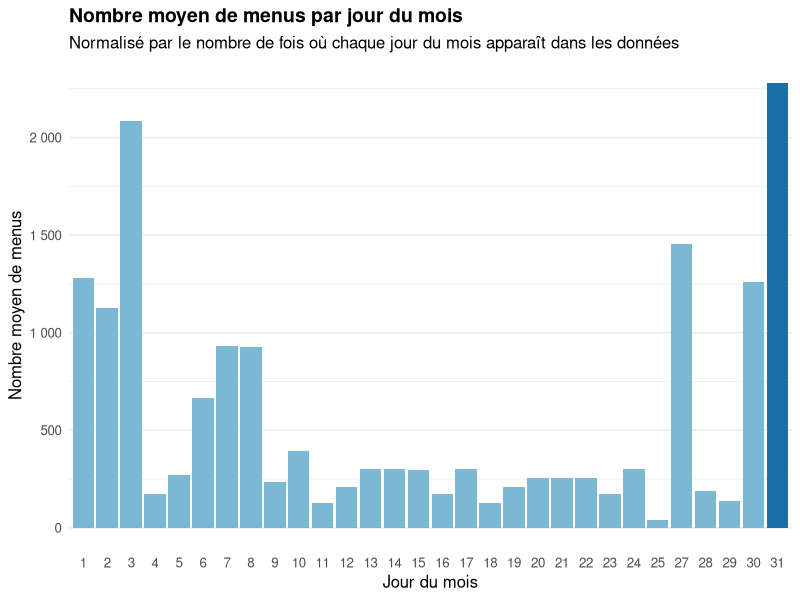
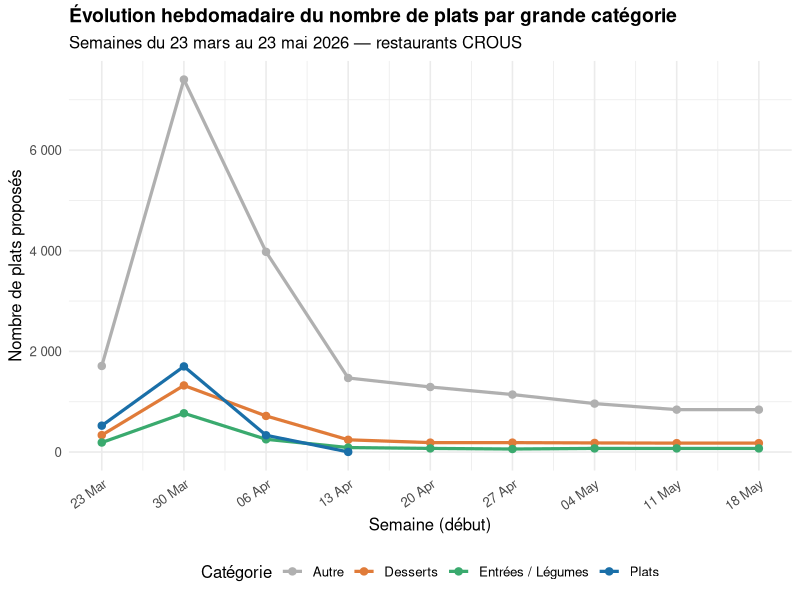
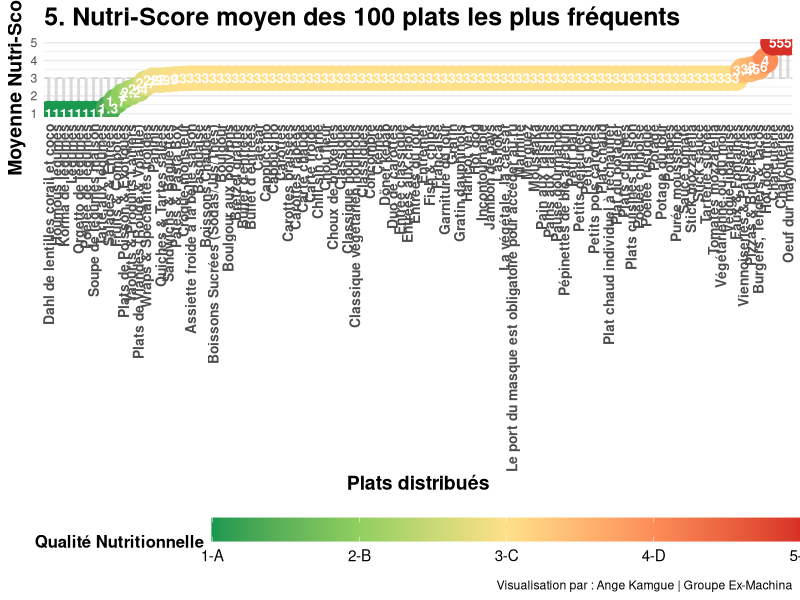
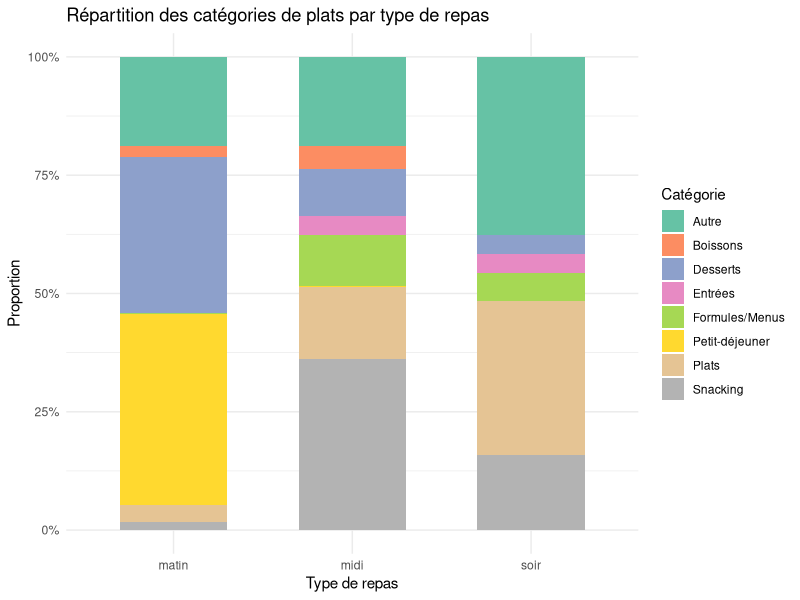
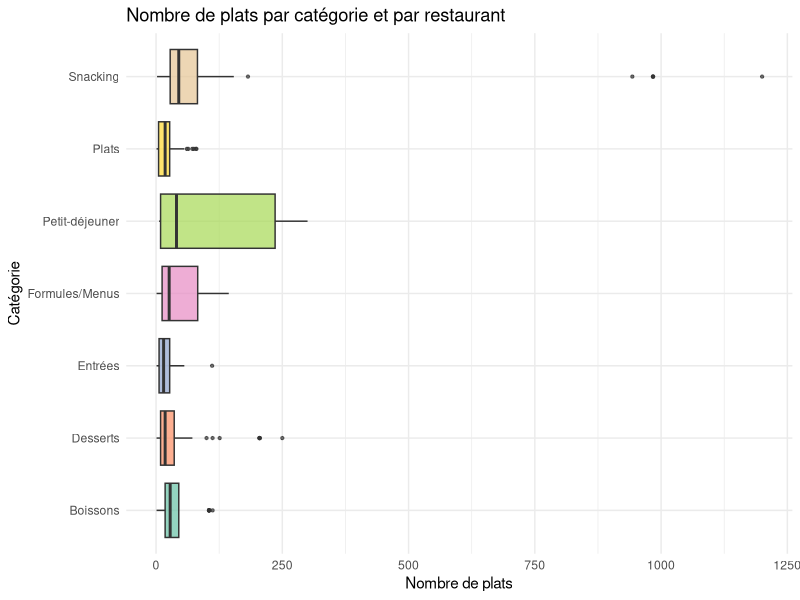

Generate these figures, in order, with R: (Note: this script raises an error after producing the figures.)
## ---- chunk 1
knitr::opts_chunk$set(echo = TRUE)
library(dplyr)
library(tibble)
library(ggplot2)
library(tidyr)
library(readr)
library(forcats)
library(scales)
## ---- chunk 2
library(dplyr)
library(ggplot2)
library(lubridate)
library(readr)
library(scales)

menus <- read_csv("../data/menus_complets_enrichis.csv", show_col_types = FALSE) %>%
  mutate(date = dmy(date))

# Nombre de jours observés par valeur de jour du mois (pour normaliser)
nb_jours_observes <- menus %>%
  distinct(date) %>%
  mutate(jour_mois = day(date)) %>%
  count(jour_mois, name = "nb_jours_obs")

# Agrégation : total de menus par jour du mois
menus_par_jour <- menus %>%
  mutate(jour_mois = day(date)) %>%
  count(jour_mois, name = "nb_menus") %>%
  left_join(nb_jours_observes, by = "jour_mois") %>%
  mutate(
    menus_normalises = nb_menus / nb_jours_obs,
    highlight = menus_normalises == max(menus_normalises)
  )

ggplot(menus_par_jour, aes(x = factor(jour_mois), y = menus_normalises, fill = highlight)) +
  geom_col(show.legend = FALSE) +
  scale_fill_manual(values = c("FALSE" = "#7ab8d4", "TRUE" = "#1a6fa8")) +
  scale_y_continuous(labels = comma_format(big.mark = " ")) +
  labs(
    title    = "Nombre moyen de menus par jour du mois",
    subtitle = "Normalisé par le nombre de fois où chaque jour du mois apparaît dans les données",
    x        = "Jour du mois",
    y        = "Nombre moyen de menus"
  ) +
  theme_minimal(base_size = 12) +
  theme(
    plot.title    = element_text(face = "bold", size = 14),
    panel.grid.major.x = element_blank()
  )
## ---- chunk 3
library(dplyr)
library(ggplot2)
library(lubridate)
library(readr)
library(scales)
library(stringr)

menus <- read_csv("../data/menus_complets_enrichis.csv", show_col_types = FALSE) %>%
  mutate(date = dmy(date))

# Regroupement des catégories en grandes familles
menus <- menus %>%
  mutate(
    categorie_groupe = case_when(
      str_detect(str_to_lower(categorie), "dessert|pâtisserie|patisserie|fruit|yaourt|fromage") ~ "Desserts",
      str_detect(str_to_lower(categorie), "entree|entrée|légume|legume|salade|soupe|potage")   ~ "Entrées / Légumes",
      str_detect(str_to_lower(categorie), "plat|viande|poisson|porc|bœuf|boeuf|poulet|pizza|pasta|burger") ~ "Plats",
      TRUE                                                                                        ~ "Autre"
    ),
    semaine_debut = floor_date(date, unit = "week", week_start = 1)
  )

# Agrégation par semaine et catégorie
evolution <- menus %>%
  count(semaine_debut, categorie_groupe, name = "nb_plats")

ggplot(evolution, aes(x = semaine_debut, y = nb_plats, color = categorie_groupe, group = categorie_groupe)) +
  geom_line(linewidth = 1.1) +
  geom_point(size = 2.2) +
  scale_x_date(date_labels = "%d %b", date_breaks = "1 week") +
  scale_y_continuous(labels = comma_format(big.mark = " ")) +
  scale_color_manual(
    values = c(
      "Plats"            = "#1a6fa8",
      "Desserts"         = "#e07b39",
      "Entrées / Légumes" = "#3aaa6e",
      "Autre"            = "#b0b0b0"
    )
  ) +
  labs(
    title    = "Évolution hebdomadaire du nombre de plats par grande catégorie",
    subtitle = "Semaines du 23 mars au 23 mai 2026 — restaurants CROUS",
    x        = "Semaine (début)",
    y        = "Nombre de plats proposés",
    color    = "Catégorie"
  ) +
  theme_minimal(base_size = 12) +
  theme(
    plot.title     = element_text(face = "bold", size = 14),
    legend.position = "bottom",
    axis.text.x    = element_text(angle = 35, hjust = 1)
  )
## ---- chunk 4
#Question 5 : Quel est le Nutri-Score moyen des 100 plats les plus fréquents ?

library(tidyverse)
library(ggplot2)

menus <- read_csv("../data/menus_complets_enrichis.csv")

data_nutri <- menus %>%
  mutate(
    plat_test = iconv(str_to_lower(plat), to = "ASCII//TRANSLIT"),
    plat_test = str_squish(plat_test),
    # Conversion du Nutri-Score
    nutri_num = case_when(
      nutriscore == "A" ~ 1,
      nutriscore == "B" ~ 2,
      nutriscore == "C" ~ 3,
      nutriscore == "D" ~ 4,
      nutriscore == "E" ~ 5,
      TRUE ~ NA_real_
    )
  ) %>%
  # --- BLOC DE NETTOYAGE RADICAL ---
  filter(
    !str_detect(plat_test, "montreal|a emporter|telechargez|note douce|carte detaillee|inspiration du jour|simple & gourmand|manque plus que vous"),
    !str_detect(plat_test, "bon appetit|allergenes|consultez la carte|plat du jour|le dandy|les ameliores|hors d'oeuvre varies"),
    !str_detect(plat_test, "pain est compris|origine france|selon fabrication")
  ) %>%
  # Bloc de regroupement
  mutate(plat_general = case_when(
    str_detect(plat_test, "sandwich|baguette|complet|viennois|ciabatta|bagnat|jambon beurre|rosette|thon mayo|pain speciaux|pain suedois") ~ "Sandwichs & Baguettes",
    str_detect(plat_test, "burger|hamburger|tenders|box tenders|tacos|bacon butternut|chicken hawai") ~ "Burgers, Tenders & Tacos",
    str_detect(plat_test, "panini") ~ "Paninis",
    str_detect(plat_test, "wrap|nordiques") ~ "Wraps & Spécialités froides",
    str_detect(plat_test, "salade|cesar|santorin|bowl|crudites|nicoise|taboule|surimi|coleslaw|oeufs mayo") ~ "Salades & Entrées",
    str_detect(plat_test, "pasta|pate|bolognaise|carbonara|napolitaine|pesto|sodebo|fusilli|penne|coquillette|macaroni|torsade") ~ "Pâtes & Pasta Box",
    str_detect(plat_test, "pizza|margherita|bruchetta") ~ "Pizzas & Bruschettas",
    str_detect(plat_test, "croque[- ]monsieur|croques monsieur") ~ "Croque-monsieur",
    str_detect(plat_test, "quiche|tarte salee|lorraine|chevre|courgette") ~ "Quiches & Tartes salées",
    str_detect(plat_test, "poulet|tikka|curry|cajun|teriyaki|nuggets|escalope|cordon bleu|dinde|carbonade|viande|boeuf|chili con carne") ~ "Plats de Viandes (Rouge & Volaille)",
    str_detect(plat_test, "poisson|saumon|bordelaise|colin|macha ko tharkari") ~ "Plats de Poisson & Exotiques",
    str_detect(plat_test, "yaourt|laitage|fromage blanc|entremets|verre de lait") ~ "Yaourts & Produits Laitiers",
    str_detect(plat_test, "cookie|muffin|beignet|donut|brownie|patisserie|viennoiserie|croissant|pain au chocolat|choco suisse|palmier|gateau|crepe|nutella|biscuit|tartelette") ~ "Viennoiseries & Pâtisseries",
    str_detect(plat_test, "fruit|compote|pomme|banane|orange|confiture") ~ "Fruits & Compotes",
    str_detect(plat_test, "eau |fontaine|cristaline|vittel|volvic|perrier|gazeuse|plate") ~ "Eaux & Fontaines",
    str_detect(plat_test, "coca|soda|red bull|monster|oasis|fuzz|minute maid|jus de|the aromatise|the nature|canette") ~ "Boissons Sucrées (Sodas/Jus/Thés)",
    str_detect(plat_test, "cafe|expresso|latte|macchiato|capuccino|moccaccino|chocolat chaud") ~ "Boissons Chaudes",
    TRUE ~ plat 
  ))

# 2. Calcul du Top 100 et de leur Nutri-Score moyen
top_100_nutri <- data_nutri %>%
  group_by(plat_general) %>%
  summarise(
    n = n(),
    nutri_moyen = mean(nutri_num, na.rm = TRUE)
  ) %>%
  filter(!is.na(nutri_moyen)) %>%
  # Suppression manuelle des dernières miettes si nécessaire
  filter(!plat_general %in% c("Frites", "Chips, pringles", "Chips natures ou aromatisées")) %>%
  arrange(desc(n)) %>%
  head(100)

# 3. Préparation pour le graphique
top_100_nutri_div <- top_100_nutri %>%
  mutate(nutri_label = round(nutri_moyen, 1)) %>%
  arrange(nutri_moyen)


# Visualisation
# Création du graphique "Divergent Lollipop"
# Visualisation
p_vertical <- ggplot(top_100_nutri_div, aes(x = reorder(plat_general, nutri_moyen), y = nutri_moyen)) +
  geom_hline(yintercept = 3, linetype = "dashed", color = "grey80") +
  
  geom_segment(aes(xend = plat_general, y = 3, yend = nutri_moyen), 
               color = "grey85", size = 1) + # Tige légèrement plus épaisse
  
  geom_point(aes(color = nutri_moyen), size = 8) + # Bulles plus grandes (de 5 à 8)
  
  # 1. Augmentation du texte DANS les bulles (size de 1.5 à 3.5)
  geom_text(aes(label = nutri_label), color = "white", size = 3.5, fontface = "bold") +
  
  scale_color_gradientn(
    colors = c("#1a9850", "#91cf60", "#fee08b", "#fc8d59", "#d73027"),
    limits = c(1, 5), 
    breaks = c(1, 2, 3, 4, 5),             
    labels = c("1-A", "2-B", "3-C", "4-D", "5-E"), 
    name = "Qualité Nutritionnelle"
  ) +
  
  theme_minimal() +
  labs(
    title = "5. Nutri-Score moyen des 100 plats les plus fréquents",
    x = "Plats distribués", 
    y = "Moyenne Nutri-Score",
    caption = "Visualisation par : Ange Kamgue | Groupe Ex-Machina"
  ) +
  theme(
    # 2. Augmentation des noms des plats en bas (size de 6 à 10 + gras)
    axis.text.x = element_text(angle = 90, vjust = 0.5, hjust = 1, size = 10, face = "bold"),
    
    # 3. Augmentation des titres des axes et du graphique
    axis.title = element_text(size = 14, face = "bold"),
    plot.title = element_text(size = 18, face = "bold"),
    
    panel.grid.major.x = element_blank(),
    legend.position = "bottom",
    
    # 4. Augmentation de la taille du texte de la légende
    legend.key.width = unit(3, "cm"),
    legend.title = element_text(size = 12, face = "bold"),
    legend.text = element_text(size = 11)
  )

# Affichage (Assure-toi que ton chunk a fig.width=20 ou plus)
print(p_vertical)

## ---- chunk 5
# Dictionnaire de regroupement des catégories
groupes <- c(
  "Entrées"        = "entr",
  "Plats"          = "plat|chaud|accompagne|grillade",
  "Desserts"       = "dessert|douceur|patisserie|compote|yaourt",
  "Boissons"       = "boisson|cafe|froid",
  "Snacking"       = "sandwich|panini|snacking|salade",
  "Formules/Menus" = "formule|menu",
  "Petit-déjeuner" = "viennois|petit.dej"
)

# Fonction de regroupement
classer <- function(categorie) {
  cat_lower <- tolower(categorie)
  for (groupe in names(groupes)) {
    if (str_detect(cat_lower, groupes[groupe])) return(groupe)
  }
  return("Autre")
}

# Calcul des proportions
structure_repas <- menus %>%
  mutate(categorie_groupe = map_chr(categorie, classer)) %>%
  group_by(repas, categorie_groupe) %>%
  summarise(n = n(), .groups = "drop") %>%
  group_by(repas) %>%
  mutate(proportion = n / sum(n))

# Visualisation
ggplot(structure_repas,
       aes(x = repas, y = proportion, fill = categorie_groupe)) +
  geom_col(position = "fill", width = 0.6) +
  scale_y_continuous(labels = scales::percent_format()) +
  scale_fill_brewer(palette = "Set2", name = "Catégorie") +
  labs(
    title = "Répartition des catégories de plats par type de repas",
    x     = "Type de repas",
    y     = "Proportion"
  ) +
  theme_minimal(base_size = 11)
## ---- chunk 6
nb_plats_cat <- menus %>%
  mutate(categorie_groupe = map_chr(categorie, classer)) %>%
  filter(categorie_groupe != "Autre") %>%
  group_by(restaurant_id, categorie_groupe) %>%
  summarise(nb_plats = n(), .groups = "drop")

ggplot(nb_plats_cat,
       aes(x = categorie_groupe, y = nb_plats, fill = categorie_groupe)) +
  geom_boxplot(outlier.size = 0.8, alpha = 0.7, show.legend = FALSE) +
  scale_fill_brewer(palette = "Set2") +
  coord_flip() +
  labs(
    title = "Nombre de plats par catégorie et par restaurant",
    x     = "Catégorie",
    y     = "Nombre de plats"
  ) +
  theme_minimal(base_size = 11)
## ---- chunk 7
library(dplyr)
library(ggplot2)
library(readr)

menus <- read_csv("menus_complets_enrichis.csv")

# Nettoyage
df <- menus %>%
  filter(
    !is.na(nutriscore),
    !is.na(calories_estimees)
  ) %>%
  filter(
    nutriscore %in% c("A", "B", "C", "D", "E")
  )

# Boxplot
ggplot(df,
       aes(
         x = nutriscore,
         y = calories_estimees,
         fill = nutriscore
       )) +
  
  geom_boxplot(alpha = 0.8) +
  
  scale_fill_manual(
    values = c(
      "A" = "#038141",
      "B" = "#85BB2F",
      "C" = "#FECB02",
      "D" = "#EE8100",
      "E" = "#E63E11"
    )
  ) +
  
  labs(
    title = "Question 13 : Existe-t-il un lien entre calories et Nutri-Score ?",
    subtitle = "Distribution des calories selon la qualité nutritionnelle",
    x = "Nutri-Score",
    y = "Calories estimées"
  ) +
  
  theme_minimal() +
  theme(
    legend.position = "none",
    plot.title = element_text(face = "bold")
  )

## ---- chunk 8
# Préparation des données

library(tidyverse)

menus <- read_csv("../data/menus_complets_enrichis.csv")

menus_clean <- menus %>%
  filter(!is.na(impact_carbone)) %>%
  mutate(impact_carbone = str_to_lower(impact_carbone))

eco_score <- menus_clean %>%
  group_by(restaurant_id) %>%
  summarise(
    total_plats = n(),
    plats_bas_carbone = sum(impact_carbone == "bas"),
    part_bas_carbone = plats_bas_carbone / total_plats
  )

# Chargement des restaurants
restaurants <- read_csv("../data/liste_restaurants.csv")

# Jointure des scores environnementaux avec les informations des restaurants
eco_score_named <- eco_score %>%
  left_join(restaurants, by = c("restaurant_id" = "code")) %>%
  select(restaurant_id, nom, region.libelle, part_bas_carbone)

# Analyse globale : comparaison entre restaurants

ggplot(eco_score_named,
       aes(x = reorder(nom, part_bas_carbone),
           y = part_bas_carbone)) +
  geom_col(fill = "darkgreen") +
  coord_flip() +
  scale_y_continuous(labels = scales::percent_format()) +
  labs(
    title = "Part de plats à faible impact carbone par restaurant",
    x = "Restaurant",
    y = "Part de plats à faible impact carbone"
  ) +
  theme_minimal()
## ---- chunk 9
# a) Restaurants les plus écoresponsables (Top 20)

top_eco_restaurants <- eco_score_named %>%
  arrange(desc(part_bas_carbone)) %>%
  slice_head(n = 20)

ggplot(top_eco_restaurants,
       aes(x = reorder(nom, part_bas_carbone),
           y = part_bas_carbone)) +
  geom_col(fill = "darkgreen") +
  coord_flip() +
  scale_y_continuous(labels = scales::percent_format()) +
  labs(
    title = "Restaurants les plus écoresponsables",
    x = "Restaurant",
    y = "Part de plats à faible impact carbone"
  ) +
  theme_minimal()
## ---- chunk 10
# b) Restaurants les moins écoresponsables (Bottom 20)

bottom_eco_restaurants <- eco_score_named %>%
  arrange(part_bas_carbone) %>%
  slice_head(n = 20)

ggplot(bottom_eco_restaurants,
       aes(x = reorder(nom, part_bas_carbone),
           y = part_bas_carbone)) +
  geom_col(fill = "firebrick") +
  coord_flip() +
  scale_y_continuous(labels = scales::percent_format()) +
  labs(
    title = "Restaurants les moins écoresponsables",
    subtitle = "Plus faible proportion de plats à faible impact carbone",
    x = "Restaurant",
    y = "Part de plats à impact carbone bas"
  ) +
  theme_minimal()
## ---- chunk 11
seuil <- 0.90  # 80 %

#  Distribution globale avec seuil

ggplot(eco_score_named, aes(x = part_bas_carbone)) +
  geom_histogram(bins = 20, fill = "grey70", color = "white") +
  geom_vline(xintercept = seuil, color = "red", linetype = "dashed") +
  scale_x_continuous(labels = scales::percent_format()) +
  labs(
    title = "Distribution des restaurants selon leur part de plats bas carbone",
    subtitle = paste("Seuil fixé à", seuil * 100, "%"),
    x = "Part de plats à faible impact carbone",
    y = "Nombre de restaurants"
  ) +
  theme_minimal()

# Nombre de restaurants au-dessus / en dessous du seuil

repartition_seuil <- eco_score_named %>%
  summarise(
    total_restaurants = n(),
    nb_en_dessous = sum(part_bas_carbone < seuil),
    nb_au_dela = sum(part_bas_carbone >= seuil),
    part_au_dela = nb_au_dela / total_restaurants
  )

repartition_seuil
## ---- chunk 12
library(dplyr)
library(ggplot2)
library(readr)
library(forcats)
library(tidyr)
library(scales)

# ── Chargement ──────────────────────────────────────────────────────────────
restaurants <- read_csv("../data/liste_restaurants.csv", show_col_types = FALSE)
menus       <- read_csv("../data/menus_complets_enrichis.csv", show_col_types = FALSE)

# ── Jointure et filtrage ────────────────────────────────────────────────────
df <- menus %>%
  left_join(
    restaurants %>% select(code, region = "region.libelle"),
    by = c("restaurant_id" = "code")
  ) %>%
  filter(!is.na(region))

# Exclure les régions avec un seul restaurant (non représentatives)
regions_valides <- df %>%
  group_by(region) %>%
  summarise(n_rest = n_distinct(restaurant_id), .groups = "drop") %>%
  filter(n_rest >= 2) %>%          # ≥ 2 restaurants pour être conservée
  pull(region)

df <- df %>% filter(region %in% regions_valides)

# ── Palette commune ─────────────────────────────────────────────────────────
palette_regions <- colorRampPalette(c("#b7dde8", "#1a6fa8"))(length(regions_valides))
## ---- chunk 13
# Métrique : plats distincts par restaurant
diversite_norm <- df %>%
  group_by(region) %>%
  summarise(
    n_plats_distincts = n_distinct(plat),
    n_restaurants     = n_distinct(restaurant_id),
    plats_par_resto   = n_plats_distincts / n_restaurants,
    .groups = "drop"
  ) %>%
  mutate(region = fct_reorder(region, plats_par_resto))

ggplot(diversite_norm, aes(x = plats_par_resto, y = region, fill = plats_par_resto)) +
  geom_col(show.legend = FALSE, width = 0.75) +
  geom_text(
    aes(label = sprintf("%.1f", plats_par_resto)),
    hjust = -0.15, size = 3.2, color = "grey30"
  ) +
  geom_vline(
    xintercept = mean(diversite_norm$plats_par_resto),
    linetype = "dashed", color = "firebrick", linewidth = 0.8
  ) +
  annotate(
    "text", x = mean(diversite_norm$plats_par_resto) + 0.3,
    y = 1.5, label = "Moyenne", color = "firebrick", size = 3.2, hjust = 0
  ) +
  scale_fill_gradient(low = "#b7dde8", high = "#1a6fa8") +
  scale_x_continuous(expand = expansion(mult = c(0, 0.15))) +
  labs(
    title    = "Diversité normalisée : plats distincts par restaurant et par région",
    subtitle = "Corrige le biais de taille — les grandes régions ne sont plus avantagées",
    x        = "Nombre moyen de plats distincts par restaurant",
    y        = NULL
  ) +
  theme_minimal(base_size = 12) +
  theme(
    plot.title         = element_text(face = "bold", size = 14),
    panel.grid.major.y = element_blank()
  )
## ---- chunk 14
# Entropie de Shannon par restaurant
shannon_entropy <- function(x) {
  counts <- table(x)
  probs  <- counts / sum(counts)
  probs  <- probs[probs > 0]
  -sum(probs * log2(probs))
}

shannon_par_resto <- df %>%
  group_by(region, restaurant_id) %>%
  summarise(shannon = shannon_entropy(plat), .groups = "drop")

shannon_par_region <- shannon_par_resto %>%
  group_by(region) %>%
  summarise(
    shannon_moyen = mean(shannon),
    shannon_sd    = sd(shannon),
    n_rest        = n(),
    .groups = "drop"
  ) %>%
  mutate(
    region  = fct_reorder(region, shannon_moyen),
    # Intervalle de confiance à 95 %
    ic_low  = shannon_moyen - qt(0.975, df = n_rest - 1) * shannon_sd / sqrt(n_rest),
    ic_high = shannon_moyen + qt(0.975, df = n_rest - 1) * shannon_sd / sqrt(n_rest)
  )

ggplot(shannon_par_region,
       aes(x = shannon_moyen, y = region, color = shannon_moyen)) +
  geom_segment(
    aes(x = ic_low, xend = ic_high, yend = region),
    linewidth = 1, alpha = 0.35
  ) +
  geom_point(size = 4, show.legend = FALSE) +
  geom_vline(
    xintercept = mean(shannon_par_region$shannon_moyen),
    linetype = "dashed", color = "firebrick", linewidth = 0.8
  ) +
  annotate(
    "text", x = mean(shannon_par_region$shannon_moyen) + 0.05,
    y = 1.5, label = "Moyenne", color = "firebrick", size = 3.2, hjust = 0
  ) +
  scale_color_gradient(low = "#b7dde8", high = "#1a6fa8") +
  scale_x_continuous(limits = c(0, NA)) +
  labs(
    title    = "Entropie de Shannon moyenne par région",
    subtitle = "Mesure l'équilibre de la distribution des plats au sein de chaque restaurant\nLes segments représentent l'intervalle de confiance à 95 %",
    x        = "Entropie de Shannon moyenne (bits)",
    y        = NULL
  ) +
  theme_minimal(base_size = 12) +
  theme(
    plot.title         = element_text(face = "bold", size = 14),
    panel.grid.major.y = element_blank()
  )
## ---- chunk 15
# Part de chaque style culinaire par région
styles_region <- df %>%
  group_by(region, style_culinaire) %>%
  summarise(n = n(), .groups = "drop") %>%
  group_by(region) %>%
  mutate(pct = n / sum(n)) %>%
  ungroup()

# Ordonnancement des régions par part de "Cuisine Traditionnelle" (croissant → plus diversifiée)
ordre_regions <- styles_region %>%
  filter(style_culinaire == "Cuisine Traditionnelle") %>%
  arrange(pct) %>%
  pull(region)

palette_styles <- c(
  "Cuisine Traditionnelle" = "#1a6fa8",
  "Street Food"            = "#e07b39",
  "Fraîcheur"              = "#3aaa6e",
  "Plats Sucrés"           = "#e8c63a",
  "Soupes"                 = "#9b59b6"
)

styles_region %>%
  mutate(region = factor(region, levels = ordre_regions)) %>%
  ggplot(aes(x = pct, y = region, fill = style_culinaire)) +
  geom_col(width = 0.8, position = "stack") +
  scale_fill_manual(values = palette_styles, name = "Style culinaire") +
  scale_x_continuous(labels = percent_format(accuracy = 1),
                     expand = expansion(mult = c(0, 0.01))) +
  labs(
    title    = "Composition culinaire des menus par région",
    subtitle = "Régions triées par part croissante de Cuisine Traditionnelle → les plus diversifiées en haut",
    x        = "Part dans l'offre totale de la région",
    y        = NULL
  ) +
  theme_minimal(base_size = 12) +
  theme(
    plot.title         = element_text(face = "bold", size = 14),
    panel.grid.major.y = element_blank(),
    legend.position    = "bottom"
  )
## ---- chunk 16
library(dplyr)
library(ggplot2)
library(readr)
library(scales)

menus      <- read_csv("../data/menus_complets_enrichis.csv", show_col_types = FALSE)
restaurants <- read_csv("../data/liste_restaurants.csv",       show_col_types = FALSE)

# Statistiques de fiabilité par restaurant
fiabilite <- menus %>%
  group_by(restaurant_id) %>%
  summarise(
    nb_plats           = n(),
    nb_scores_distincts = n_distinct(nutriscore),
    pct_C              = mean(nutriscore == "C") * 100,
    .groups            = "drop"
  ) %>%
  filter(nb_plats >= 10) %>%
  left_join(
    restaurants %>% select(code, nom),
    by = c("restaurant_id" = "code")
  ) %>%
  mutate(
    suspect = pct_C >= 90 & nb_scores_distincts == 1,
    label   = if_else(suspect & nb_plats >= 80, nom, NA_character_)
  )

# Graphique : scatter pct_C vs nb_scores_distincts, taille = nb_plats
ggplot(fiabilite,
       aes(x = nb_scores_distincts, y = pct_C,
           size = nb_plats, color = suspect)) +
  geom_jitter(alpha = 0.65, width = 0.15, height = 0.5) +
  geom_hline(yintercept = 90, linetype = "dashed", color = "firebrick", linewidth = 0.8) +
  ggrepel::geom_label_repel(
    aes(label = label),
    size = 2.8, color = "firebrick", fill = "white",
    box.padding = 0.4, max.overlaps = 12, show.legend = FALSE
  ) +
  scale_color_manual(
    values = c("FALSE" = "#7ab8d4", "TRUE" = "firebrick"),
    labels = c("FALSE" = "Données cohérentes", "TRUE" = "Suspect (≥90 % de C, 1 seul score)")
  ) +
  scale_size_continuous(range = c(2, 10), breaks = c(10, 50, 100, 500)) +
  scale_y_continuous(labels = function(x) paste0(x, " %")) +
  labs(
    title    = "Fiabilité des données nutritionnelles par restaurant",
    subtitle = paste0(
      "Restaurants avec ≥ 10 plats — ",
      sum(fiabilite$suspect), " sur ", nrow(fiabilite),
      " présentent un profil suspect (≥ 90 % de Nutri-Score C, 1 valeur unique)"
    ),
    x        = "Nombre de Nutri-Scores distincts utilisés",
    y        = "Proportion de plats avec Nutri-Score C",
    color    = NULL,
    size     = "Nombre de plats"
  ) +
  theme_minimal(base_size = 12) +
  theme(
    plot.title     = element_text(face = "bold", size = 14),
    legend.position = "bottom"
  )
## ---- chunk 17
# Table des restaurants les plus suspects
fiabilite %>%
  filter(suspect) %>%
  arrange(desc(nb_plats)) %>%
  slice_head(n = 15) %>%
  select(
    `Restaurant`             = nom,
    `ID`                     = restaurant_id,
    `Nb plats`               = nb_plats,
    `% Nutri-Score C`        = pct_C,
    `Scores distincts`       = nb_scores_distincts
  ) %>%
  knitr::kable(
    caption = "Top 15 des restaurants au profil nutritionnel suspect",
    digits  = 1
  )
